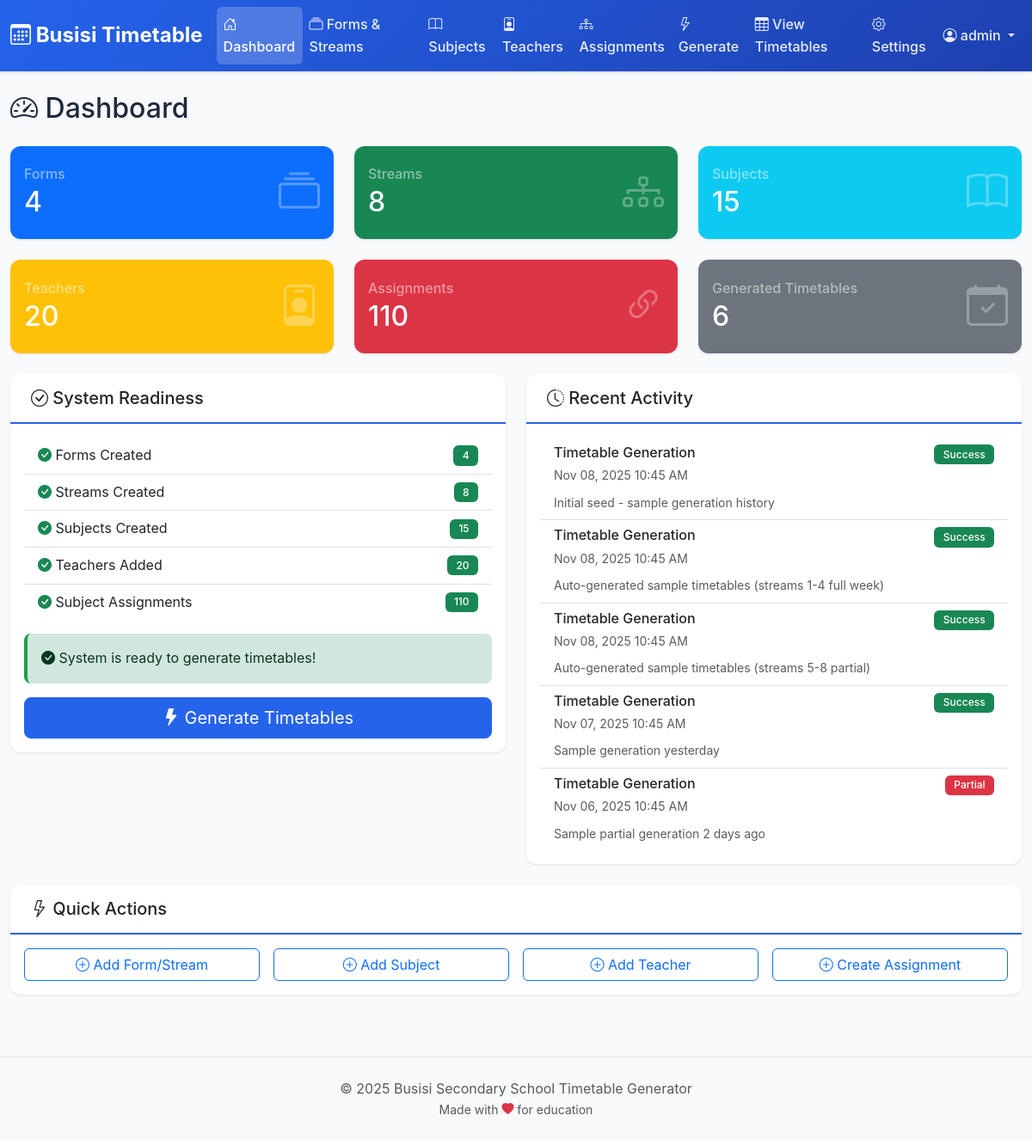
The page /admin/index.php (signed in) on the database its author committed.
### tables this page shows
CREATE TABLE IF NOT EXISTS `generation_history` (
  `id` int(11) NOT NULL AUTO_INCREMENT,
  `generated_at` timestamp NOT NULL DEFAULT CURRENT_TIMESTAMP,
  `generated_by` int(11) DEFAULT NULL,
  `status` enum('success','failed','partial') DEFAULT 'success',
  `notes` text DEFAULT NULL,
  PRIMARY KEY (`id`),
  KEY `generated_by` (`generated_by`),
  CONSTRAINT `generation_history_ibfk_1` FOREIGN KEY (`generated_by`) REFERENCES `admins` (`id`) ON DELETE SET NULL
);

### admin/index.php (the view, shortened to what this page needs)
<?php
$db = getDB();
$stats = [
    'forms' => $db->query("SELECT COUNT(*) FROM forms")->fetchColumn(),
    'streams' => $db->query("SELECT COUNT(*) FROM streams")->fetchColumn(),
    'subjects' => $db->query("SELECT COUNT(*) FROM subjects")->fetchColumn(),
    'teachers' => $db->query("SELECT COUNT(*) FROM teachers")->fetchColumn(),
    'assignments' => $db->query("SELECT COUNT(*) FROM subject_assignments")->fetchColumn(),
    'timetables' => $db->query("SELECT COUNT(DISTINCT stream_id) FROM timetables")->fetchColumn(),
];
$recentHistory = $db->query("SELECT * FROM generation_history ORDER BY generated_at DESC LIMIT 5")->fetchAll();
$readiness = [
    'forms' => $stats['forms'] > 0,
    'streams' => $stats['streams'] > 0,
    'subjects' => $stats['subjects'] > 0,
    'teachers' => $stats['teachers'] > 0,
    'assignments' => $stats['assignments'] > 0,
];
$isReady = array_reduce($readiness, function($carry, $item) {
    return $carry && $item;
}, true);
?>
<?php require_once '../includes/header.php'; ?>
<div class="row">
    <div class="col-12">
        <h2 class="mb-4">
            <i class="bi bi-speedometer2"></i> Dashboard
        </h2>
    </div>
</div>
<div class="row g-4 mb-4">
    <div class="col-md-6 col-lg-4">
        <div class="card bg-primary text-white">
            <div class="card-body">
                <div class="d-flex justify-content-between align-items-center">
                    <div>
                        <h6 class="text-white-50 mb-1">Forms</h6>
                        <h2 class="mb-0"><?php echo $stats['forms']; ?></h2>
                    </div>
                    <div>
                        <i class="bi bi-collection" style="font-size: 3rem; opacity: 0.3;"></i>
                    </div>
                </div>
            </div>
        </div>
    </div>
    <div class="col-md-6 col-lg-4">
        <div class="card bg-success text-white">
            <div class="card-body">
                <div class="d-flex justify-content-between align-items-center">
                    <div>
                        <h6 class="text-white-50 mb-1">Streams</h6>
                        <h2 class="mb-0"><?php echo $stats['streams']; ?></h2>
                    </div>
                    <div>
                        <i class="bi bi-diagram-3" style="font-size: 3rem; opacity: 0.3;"></i>
                    </div>
                </div>
            </div>
        </div>
    </div>
    <div class="col-md-6 col-lg-4">
        <div class="card bg-info text-white">
            <div class="card-body">
                <div class="d-flex justify-content-between align-items-center">
                    <div>
                        <h6 class="text-white-50 mb-1">Subjects</h6>
                        <h2 class="mb-0"><?php echo $stats['subjects']; ?></h2>
                    </div>
                    <div>
                        <i class="bi bi-book" style="font-size: 3rem; opacity: 0.3;"></i>
                    </div>
                </div>
            </div>
        </div>
    </div>
    <div class="col-md-6 col-lg-4">
        <div class="card bg-warning text-white">
            <div class="card-body">
                <div class="d-flex justify-content-between align-items-center">
                    <div>
                        <h6 class="text-white-50 mb-1">Teachers</h6>
                        <h2 class="mb-0"><?php echo $stats['teachers']; ?></h2>
                    </div>
                    <div>
                        <i class="bi bi-person-badge" style="font-size: 3rem; opacity: 0.3;"></i>
                    </div>
                </div>
            </div>
        </div>
    </div>
    <div class="col-md-6 col-lg-4">
        <div class="card bg-danger text-white">
            <div class="card-body">
                <div class="d-flex justify-content-between align-items-center">
                    <div>
                        <h6 class="text-white-50 mb-1">Assignments</h6>
                        <h2 class="mb-0"><?php echo $stats['assignments']; ?></h2>
                    </div>
                    <div>
                        <i class="bi bi-link-45deg" style="font-size: 3rem; opacity: 0.3;"></i>
                    </div>
                </div>
            </div>
        </div>
    </div>
    <div class="col-md-6 col-lg-4">
        <div class="card bg-secondary text-white">
            <div class="card-body">
                <div class="d-flex justify-content-between align-items-center">
                    <div>
                        <h6 class="text-white-50 mb-1">Generated Timetables</h6>
                        <h2 class="mb-0"><?php echo $stats['timetables']; ?></h2>
                    </div>
                    <div>
                        <i class="bi bi-calendar-check" style="font-size: 3rem; opacity: 0.3;"></i>
                    </div>
                </div>
            </div>
        </div>
    </div>
</div>
<div class="row mb-4">
    <div class="col-lg-6">
        <div class="card">
            <div class="card-header">
                <h5 class="mb-0">
                    <i class="bi bi-check-circle"></i> System Readiness
                </h5>
            </div>
            <div class="card-body">
                <div class="list-group list-group-flush">
                    <div class="list-group-item d-flex justify-content-between align-items-center">
                        <span>
                            <i class="bi bi-<?php echo $readiness['forms'] ? 'check-circle-fill text-success' : 'x-circle-fill text-danger'; ?>"></i>
                            Forms Created
                        </span>
                        <span class="badge bg-<?php echo $readiness['forms'] ? 'success' : 'danger'; ?>">
                            <?php echo $stats['forms']; ?>
                        </span>
                    </div>
                    <div class="list-group-item d-flex justify-content-between align-items-center">
                        <span>
                            <i class="bi bi-<?php echo $readiness['streams'] ? 'check-circle-fill text-success' : 'x-circle-fill text-danger'; ?>"></i>
                            Streams Created
                        </span>
                        <span class="badge bg-<?php echo $readiness['streams'] ? 'success' : 'danger'; ?>">
                            <?php echo $stats['streams']; ?>
                        </span>
                    </div>
                    <div class="list-group-item d-flex justify-content-between align-items-center">
                        <span>
                            <i class="bi bi-<?php echo $readiness['subjects'] ? 'check-circle-fill text-success' : 'x-circle-fill text-danger'; ?>"></i>
                            Subjects Created
                        </span>
                        <span class="badge bg-<?php echo $readiness['subjects'] ? 'success' : 'danger'; ?>">
                            <?php echo $stats['subjects']; ?>
                        </span>
                    </div>
                    <div class="list-group-item d-flex justify-content-between align-items-center">
                        <span>
                            <i class="bi bi-<?php echo $readiness['teachers'] ? 'check-circle-fill text-success' : 'x-circle-fill text-danger'; ?>"></i>
                            Teachers Added
                        </span>
                        <span class="badge bg-<?php echo $readiness['teachers'] ? 'success' : 'danger'; ?>">
                            <?php echo $stats['teachers']; ?>
                        </span>
                    </div>
                    <div class="list-group-item d-flex justify-content-between align-items-center">
                        <span>
                            <i class="bi bi-<?php echo $readiness['assignments'] ? 'check-circle-fill text-success' : 'x-circle-fill text-danger'; ?>"></i>
                            Subject Assignments
                        </span>
                        <span class="badge bg-<?php echo $readiness['assignments'] ? 'success' : 'danger'; ?>">
                            <?php echo $stats['assignments']; ?>
                        </span>
                    </div>
                </div>
                <?php if ($isReady): ?>
                    <div class="alert alert-success mt-3 mb-0">
                        <i class="bi bi-check-circle-fill"></i>
                        System is ready to generate timetables!
                    </div>
                    <div class="d-grid mt-3">
                        <a href="generate.php" class="btn btn-primary btn-lg">
                            <i class="bi bi-lightning-fill"></i> Generate Timetables
                        </a>
                    </div>
                <?php endif; ?>
            </div>
        </div>
    </div>
    <div class="col-lg-6">
        <div class="card">
            <div class="card-header">
                <h5 class="mb-0">
                    <i class="bi bi-clock-history"></i> Recent Activity
                </h5>
            </div>
            <div class="card-body">
                <?php if (empty($recentHistory)): ?>
                    <p class="text-muted mb-0">No generation history yet.</p>
                <?php else: ?>
                    <div class="list-group list-group-flush">
                        <?php foreach ($recentHistory as $history): ?>
                            <div class="list-group-item">
                                <div class="d-flex justify-content-between align-items-start">
                                    <div>
                                        <h6 class="mb-1">Timetable Generation</h6>
                                        <small class="text-muted">
                                            <?php echo date('M d, Y h:i A', strtotime($history['generated_at'])); ?>
                                        </small>
                                    </div>
                                    <span class="badge bg-<?php echo $history['status'] === 'success' ? 'success' : 'danger'; ?>">
                                        <?php echo ucfirst($history['status']); ?>
                                    </span>
                                </div>
                                <?php if ($history['notes']): ?>
                                    <p class="mb-0 mt-2 small text-muted"><?php echo htmlspecialchars($history['notes']); ?></p>
                                <?php endif; ?>
                            </div>
                        <?php endforeach; ?>
                    </div>
                <?php endif; ?>
            </div>
        </div>
    </div>
</div>
<div class="row">
    <div class="col-12">
        <div class="card">
            <div class="card-header">
                <h5 class="mb-0">
                    <i class="bi bi-lightning"></i> Quick Actions
                </h5>
            </div>
            <div class="card-body">
                <div class="row g-3">
                    <div class="col-md-3">
                        <a href="forms.php" class="btn btn-outline-primary w-100">
                            <i class="bi bi-plus-circle"></i> Add Form/Stream
                        </a>
                    </div>
                    <div class="col-md-3">
                        <a href="subjects.php" class="btn btn-outline-primary w-100">
                            <i class="bi bi-plus-circle"></i> Add Subject
                        </a>
                    </div>
                    <div class="col-md-3">
                        <a href="teachers.php" class="btn btn-outline-primary w-100">
                            <i class="bi bi-plus-circle"></i> Add Teacher
                        </a>
                    </div>
                    <div class="col-md-3">
                        <a href="assignments.php" class="btn btn-outline-primary w-100">
                            <i class="bi bi-plus-circle"></i> Create Assignment
                        </a>
                    </div>
                </div>
            </div>
        </div>
    </div>
</div>
<?php require_once '../includes/footer.php'; ?>

### assets/css/main.css (style rules this page uses)
:root { --primary-color: #2563eb; --secondary-color: #64748b; --success-color: #16a34a; --danger-color: #dc2626; --warning-color: #ea580c; --info-color: #0891b2; --light-color: #f8fafc; --dark-color: #1e293b; }
body { font-family: -apple-system, BlinkMacSystemFont, 'Segoe UI', Roboto, Oxygen, Ubuntu, Cantarell, sans-serif; background-color: var(--light-color); color: var(--dark-color); line-height: 1.6; }
.card { border: none; border-radius: 0.75rem; box-shadow: 0 1px 3px rgba(0,0,0,0.1); transition: all 0.3s; }
.card-header { background-color: #fff; border-bottom: 2px solid var(--primary-color); font-weight: 600; padding: 1rem 1.5rem; border-radius: 0.75rem 0.75rem 0 0 !important; }
.btn-primary { background-color: var(--primary-color); border-color: var(--primary-color); transition: all 0.3s; }
.alert { border: none; border-radius: 0.5rem; border-left: 4px solid; }
.alert-success { border-left-color: var(--success-color); }
.badge { padding: 0.35rem 0.65rem; font-weight: 500; }

### rows shown on the page
generation_history: generated_at "Nov 08, 2025 10:45 AM", status "Success", notes "Initial seed - sample generation history"
generation_history: generated_at "Nov 08, 2025 10:45 AM", status "Success", notes "Auto-generated sample timetables (streams 1-4 full week)"
generation_history: generated_at "Nov 08, 2025 10:45 AM", status "Success", notes "Auto-generated sample timetables (streams 5-8 partial)"
generation_history: generated_at "Nov 07, 2025 10:45 AM", status "Success", notes "Sample generation yesterday"
generation_history: generated_at "Nov 06, 2025 10:45 AM", status "Partial", notes "Sample partial generation 2 days ago"

### other values the page prints
$_SESSION['admin_username'] "admin"
$stats['forms'] "4"
$stats['streams'] "8"
$stats['subjects'] "15"
$stats['teachers'] "20"
$stats['assignments'] "110"
$stats['timetables'] "6"
